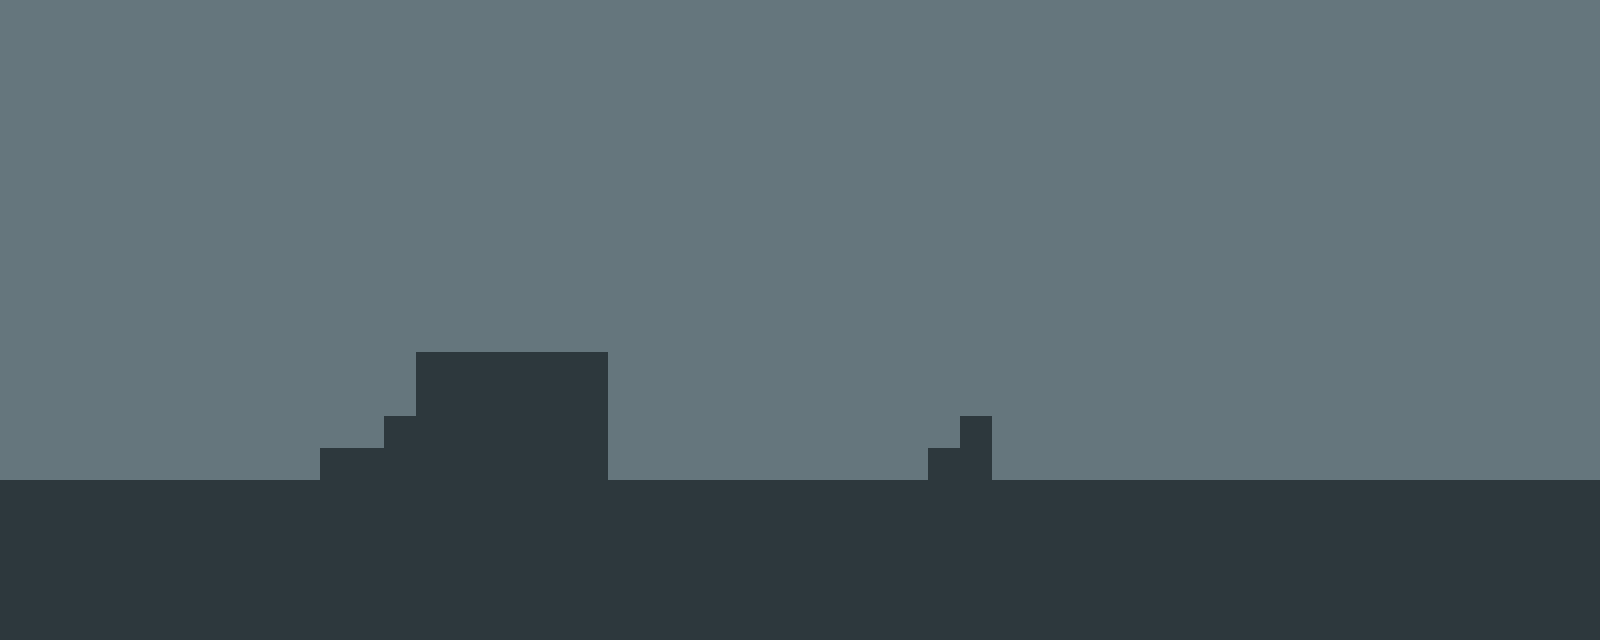

This game map was drawn from its Tiled (.tmx) file and the tilesets committed beside it. A one-line description and the full map source follow:
An orthogonal 50x20 tile map with 32x32 px tiles, 2 tile layers (fond, collisions).

<map version="1.9" tiledversion="1.9.2" orientation="orthogonal" renderorder="right-down" width="50" height="20" tilewidth="32" tileheight="32" infinite="0" nextlayerid="3" nextobjectid="1">
 <editorsettings>
  <export target="tuto_placeholder.json" format="json" />
 </editorsettings>
 <tileset firstgid="1" name="tileset" tilewidth="32" tileheight="32" tilecount="400" columns="20">
  <image source="tileset_placeholder.png" width="640" height="640" />
  <tile id="1">
   <properties>
    <property name="estSolide" type="bool" value="true" />
   </properties>
  </tile>
  <tile id="2">
   <properties>
    <property name="estSolide" type="bool" value="true" />
   </properties>
  </tile>
 </tileset>
 <layer id="1" name="fond" width="50" height="20">
  <data encoding="csv">
1,1,1,1,1,1,1,1,1,1,1,1,1,1,1,1,1,1,1,1,1,1,1,1,1,1,1,1,1,1,1,1,1,1,1,1,1,1,1,1,1,1,1,1,1,1,1,1,1,1,
1,1,1,1,1,1,1,1,1,1,1,1,1,1,1,1,1,1,1,1,1,1,1,1,1,1,1,1,1,1,1,1,1,1,1,1,1,1,1,1,1,1,1,1,1,1,1,1,1,1,
1,1,1,1,1,1,1,1,1,1,1,1,1,1,1,1,1,1,1,1,1,1,1,1,1,1,1,1,1,1,1,1,1,1,1,1,1,1,1,1,1,1,1,1,1,1,1,1,1,1,
1,1,1,1,1,1,1,1,1,1,1,1,1,1,1,1,1,1,1,1,1,1,1,1,1,1,1,1,1,1,1,1,1,1,1,1,1,1,1,1,1,1,1,1,1,1,1,1,1,1,
1,1,1,1,1,1,1,1,1,1,1,1,1,1,1,1,1,1,1,1,1,1,1,1,1,1,1,1,1,1,1,1,1,1,1,1,1,1,1,1,1,1,1,1,1,1,1,1,1,1,
1,1,1,1,1,1,1,1,1,1,1,1,1,1,1,1,1,1,1,1,1,1,1,1,1,1,1,1,1,1,1,1,1,1,1,1,1,1,1,1,1,1,1,1,1,1,1,1,1,1,
1,1,1,1,1,1,1,1,1,1,1,1,1,1,1,1,1,1,1,1,1,1,1,1,1,1,1,1,1,1,1,1,1,1,1,1,1,1,1,1,1,1,1,1,1,1,1,1,1,1,
1,1,1,1,1,1,1,1,1,1,1,1,1,1,1,1,1,1,1,1,1,1,1,1,1,1,1,1,1,1,1,1,1,1,1,1,1,1,1,1,1,1,1,1,1,1,1,1,1,1,
1,1,1,1,1,1,1,1,1,1,1,1,1,1,1,1,1,1,1,1,1,1,1,1,1,1,1,1,1,1,1,1,1,1,1,1,1,1,1,1,1,1,1,1,1,1,1,1,1,1,
1,1,1,1,1,1,1,1,1,1,1,1,1,1,1,1,1,1,1,1,1,1,1,1,1,1,1,1,1,1,1,1,1,1,1,1,1,1,1,1,1,1,1,1,1,1,1,1,1,1,
1,1,1,1,1,1,1,1,1,1,1,1,1,1,1,1,1,1,1,1,1,1,1,1,1,1,1,1,1,1,1,1,1,1,1,1,1,1,1,1,1,1,1,1,1,1,1,1,1,1,
1,1,1,1,1,1,1,1,1,1,1,1,1,1,1,1,1,1,1,1,1,1,1,1,1,1,1,1,1,1,1,1,1,1,1,1,1,1,1,1,1,1,1,1,1,1,1,1,1,1,
1,1,1,1,1,1,1,1,1,1,1,1,1,1,1,1,1,1,1,1,1,1,1,1,1,1,1,1,1,1,1,1,1,1,1,1,1,1,1,1,1,1,1,1,1,1,1,1,1,1,
1,1,1,1,1,1,1,1,1,1,1,1,1,1,1,1,1,1,1,1,1,1,1,1,1,1,1,1,1,1,1,1,1,1,1,1,1,1,1,1,1,1,1,1,1,1,1,1,1,1,
1,1,1,1,1,1,1,1,1,1,1,1,1,1,1,1,1,1,1,1,1,1,1,1,1,1,1,1,1,1,1,1,1,1,1,1,1,1,1,1,1,1,1,1,1,1,1,1,1,1,
1,1,1,1,1,1,1,1,1,1,1,1,1,1,1,1,1,1,1,1,1,1,1,1,1,1,1,1,1,1,1,1,1,1,1,1,1,1,1,1,1,1,1,1,1,1,1,1,1,1,
1,1,1,1,1,1,1,1,1,1,1,1,1,1,1,1,1,1,1,1,1,1,1,1,1,1,1,1,1,1,1,1,1,1,1,1,1,1,1,1,1,1,1,1,1,1,1,1,1,1,
1,1,1,1,1,1,1,1,1,1,1,1,1,1,1,1,1,1,1,1,1,1,1,1,1,1,1,1,1,1,1,1,1,1,1,1,1,1,1,1,1,1,1,1,1,1,1,1,1,1,
1,1,1,1,1,1,1,1,1,1,1,1,1,1,1,1,1,1,1,1,1,1,1,1,1,1,1,1,1,1,1,1,1,1,1,1,1,1,1,1,1,1,1,1,1,1,1,1,1,1,
1,1,1,1,1,1,1,1,1,1,1,1,1,1,1,1,1,1,1,1,1,1,1,1,1,1,1,1,1,1,1,1,1,1,1,1,1,1,1,1,1,1,1,1,1,1,1,1,1,1
</data>
 </layer>
 <layer id="2" name="collisions" width="50" height="20">
  <data encoding="csv">
0,0,0,0,0,0,0,0,0,0,0,0,0,0,0,0,0,0,0,0,0,0,0,0,0,0,0,0,0,0,0,0,0,0,0,0,0,0,0,0,0,0,0,0,0,0,0,0,0,0,
0,0,0,0,0,0,0,0,0,0,0,0,0,0,0,0,0,0,0,0,0,0,0,0,0,0,0,0,0,0,0,0,0,0,0,0,0,0,0,0,0,0,0,0,0,0,0,0,0,0,
0,0,0,0,0,0,0,0,0,0,0,0,0,0,0,0,0,0,0,0,0,0,0,0,0,0,0,0,0,0,0,0,0,0,0,0,0,0,0,0,0,0,0,0,0,0,0,0,0,0,
0,0,0,0,0,0,0,0,0,0,0,0,0,0,0,0,0,0,0,0,0,0,0,0,0,0,0,0,0,0,0,0,0,0,0,0,0,0,0,0,0,0,0,0,0,0,0,0,0,0,
0,0,0,0,0,0,0,0,0,0,0,0,0,0,0,0,0,0,0,0,0,0,0,0,0,0,0,0,0,0,0,0,0,0,0,0,0,0,0,0,0,0,0,0,0,0,0,0,0,0,
0,0,0,0,0,0,0,0,0,0,0,0,0,0,0,0,0,0,0,0,0,0,0,0,0,0,0,0,0,0,0,0,0,0,0,0,0,0,0,0,0,0,0,0,0,0,0,0,0,0,
0,0,0,0,0,0,0,0,0,0,0,0,0,0,0,0,0,0,0,0,0,0,0,0,0,0,0,0,0,0,0,0,0,0,0,0,0,0,0,0,0,0,0,0,0,0,0,0,0,0,
0,0,0,0,0,0,0,0,0,0,0,0,0,0,0,0,0,0,0,0,0,0,0,0,0,0,0,0,0,0,0,0,0,0,0,0,0,0,0,0,0,0,0,0,0,0,0,0,0,0,
0,0,0,0,0,0,0,0,0,0,0,0,0,0,0,0,0,0,0,0,0,0,0,0,0,0,0,0,0,0,0,0,0,0,0,0,0,0,0,0,0,0,0,0,0,0,0,0,0,0,
0,0,0,0,0,0,0,0,0,0,0,0,0,0,0,0,0,0,0,0,0,0,0,0,0,0,0,0,0,0,0,0,0,0,0,0,0,0,0,0,0,0,0,0,0,0,0,0,0,0,
0,0,0,0,0,0,0,0,0,0,0,0,0,0,0,0,0,0,0,0,0,0,0,0,0,0,0,0,0,0,0,0,0,0,0,0,0,0,0,0,0,0,0,0,0,0,0,0,0,0,
0,0,0,0,0,0,0,0,0,0,0,0,0,2,2,2,2,2,2,0,0,0,0,0,0,0,0,0,0,0,0,0,0,0,0,0,0,0,0,0,0,0,0,0,0,0,0,0,0,0,
0,0,0,0,0,0,0,0,0,0,0,0,0,2,2,2,2,2,2,0,0,0,0,0,0,0,0,0,0,0,0,0,0,0,0,0,0,0,0,0,0,0,0,0,0,0,0,0,0,0,
0,0,0,0,0,0,0,0,0,0,0,0,2,2,2,2,2,2,2,0,0,0,0,0,0,0,0,0,0,0,2,0,0,0,0,0,0,0,0,0,0,0,0,0,0,0,0,0,0,0,
0,0,0,0,0,0,0,0,0,0,2,2,2,2,2,2,2,2,2,0,0,0,0,0,0,0,0,0,0,2,2,0,0,0,0,0,0,0,0,0,0,0,0,0,0,0,0,0,0,0,
2,2,2,2,2,2,2,2,2,2,2,2,2,2,2,2,2,2,2,2,2,2,2,2,2,2,2,2,2,2,2,2,2,2,2,2,2,2,2,2,2,2,2,2,2,2,2,2,2,2,
2,2,2,2,2,2,2,2,2,2,2,2,2,2,2,2,2,2,2,2,2,2,2,2,2,2,2,2,2,2,2,2,2,2,2,2,2,2,2,2,2,2,2,2,2,2,2,2,2,2,
2,2,2,2,2,2,2,2,2,2,2,2,2,2,2,2,2,2,2,2,2,2,2,2,2,2,2,2,2,2,2,2,2,2,2,2,2,2,2,2,2,2,2,2,2,2,2,2,2,2,
2,2,2,2,2,2,2,2,2,2,2,2,2,2,2,2,2,2,2,2,2,2,2,2,2,2,2,2,2,2,2,2,2,2,2,2,2,2,2,2,2,2,2,2,2,2,2,2,2,2,
2,2,2,2,2,2,2,2,2,2,2,2,2,2,2,2,2,2,2,2,2,2,2,2,2,2,2,2,2,2,2,2,2,2,2,2,2,2,2,2,2,2,2,2,2,2,2,2,2,2
</data>
 </layer>
</map>
